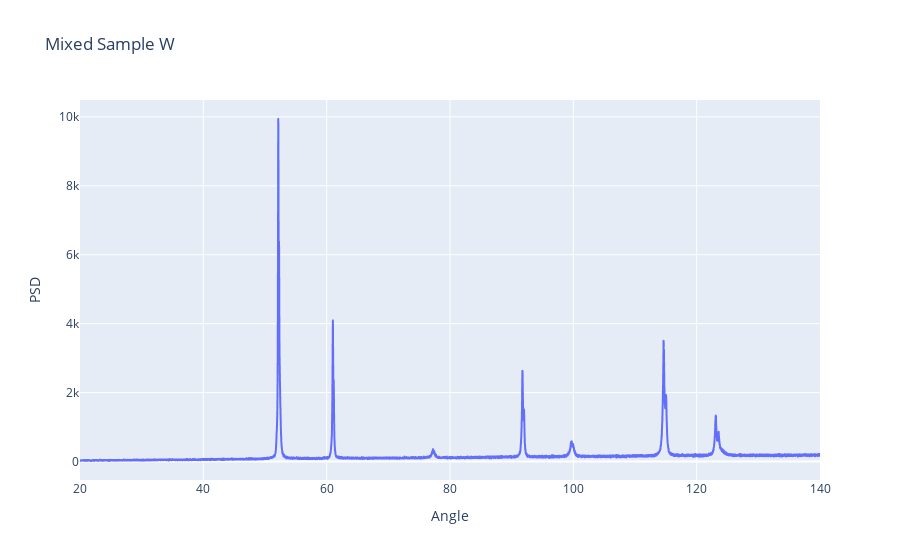

The cell this chart's notebook holds for it:
### Code cell
# MIXED SAMPLE W
figW = px.line(df_W, x='Angle', y='PSD', title='Mixed Sample W')
figW.show()

### Figure 1 — Plotly figure (JSON) as saved in the notebook; plotly's stock layout.template omitted (floating-point values rounded to 4 significant figures; data arrays with more than 128 entries replaced by an {"elided": "..."} marker saying what was removed)
{"data": [{"hovertemplate": "Angle=%{x}<br>PSD=%{y}<extra></extra>", "legendgroup": "", "line": {"color": "#636efa", "dash": "solid"}, "marker": {"symbol": "circle"}, "mode": "lines", "name": "", "showlegend": false, "type": "scattergl", "x": {"elided": "7825 float values"}, "xaxis": "x", "y": {"elided": "7825 int values"}, "yaxis": "y"}], "layout": {"legend": {"tracegroupgap": 0}, "title": {"text": "Mixed Sample W"}, "xaxis": {"anchor": "y", "domain": [0, 1], "title": {"text": "Angle"}}, "yaxis": {"anchor": "x", "domain": [0, 1], "title": {"text": "PSD"}}}}
